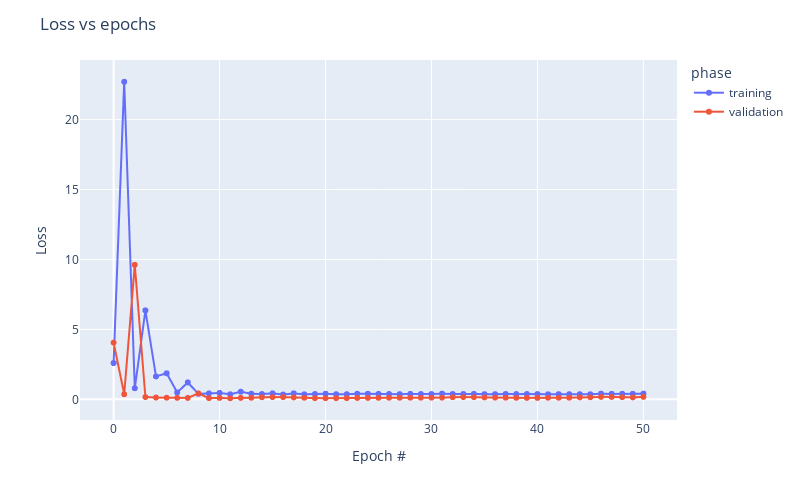

This figure's notebook cell:
### Code cell
fig = px.line(
    df[(df.phase =='training') | (df.phase =='validation')],
    x='epoch',
    y='loss',
    color='phase',
    markers=True)

fig.update_layout(
    xaxis_title='Epoch #',
    yaxis_title='Loss',
    width=800, height=500,
    title='Loss vs epochs' 
)

fig.show()
fig.write_html(os.path.join(exp_path, 'loss_epoch.html'))

### Figure 1 — Plotly figure (JSON) as saved in the notebook; plotly's stock layout.template omitted (floating-point values rounded to 4 significant figures; data arrays with more than 128 entries replaced by an {"elided": "..."} marker saying what was removed)
{"data": [{"hovertemplate": "phase=training<br>epoch=%{x}<br>loss=%{y}<extra></extra>", "legendgroup": "training", "line": {"color": "#636efa", "dash": "solid"}, "marker": {"symbol": "circle"}, "mode": "markers+lines", "name": "training", "showlegend": true, "type": "scattergl", "x": {"elided": "2091 int values"}, "xaxis": "x", "y": {"elided": "2091 float values"}, "yaxis": "y"}, {"hovertemplate": "phase=validation<br>epoch=%{x}<br>loss=%{y}<extra></extra>", "legendgroup": "validation", "line": {"color": "#EF553B", "dash": "solid"}, "marker": {"symbol": "circle"}, "mode": "markers+lines", "name": "validation", "showlegend": true, "type": "scattergl", "x": {"elided": "255 int values"}, "xaxis": "x", "y": {"elided": "255 float values"}, "yaxis": "y"}], "layout": {"height": 500, "legend": {"title": {"text": "phase"}, "tracegroupgap": 0}, "margin": {"t": 60}, "title": {"text": "Loss vs epochs"}, "width": 800, "xaxis": {"anchor": "y", "domain": [0, 1], "title": {"text": "Epoch #"}}, "yaxis": {"anchor": "x", "domain": [0, 1], "title": {"text": "Loss"}}}}
